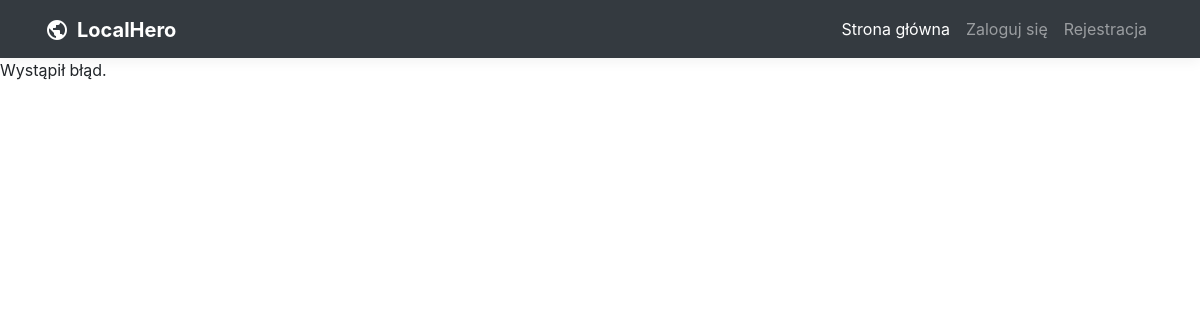
Page /index.php?page=view_user&user_id=11 on the earlier database version.
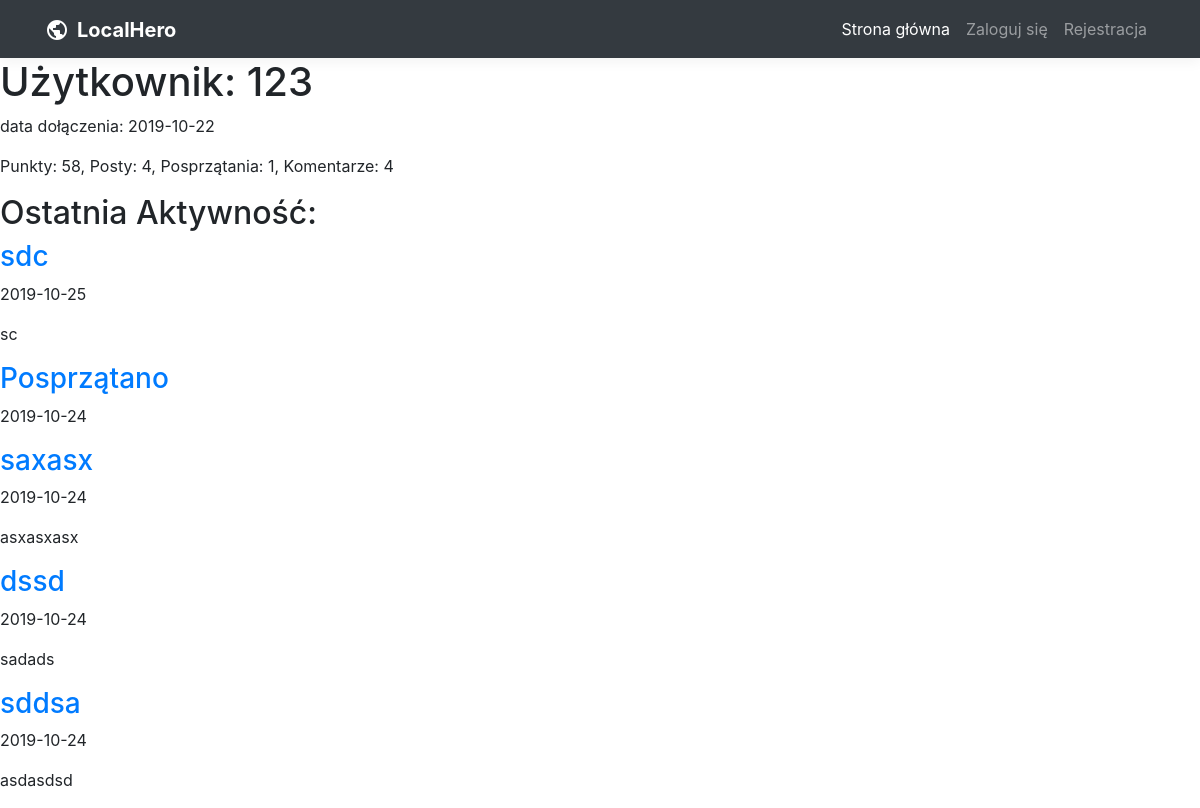
Same page on the later database version.
### tables this page shows
CREATE TABLE IF NOT EXISTS `user` (
  `id` int(11) NOT NULL AUTO_INCREMENT,
  `login` varchar(100) NOT NULL,
  `password` varchar(64) NOT NULL,
  `e_mail` varchar(100) NOT NULL,
  `date` date NOT NULL,
  `moderator` tinyint(1) NOT NULL DEFAULT '0',
  `status` tinyint(1) NOT NULL,
  PRIMARY KEY (`id`)
);

CREATE TABLE IF NOT EXISTS `post` (
  `id` int(11) NOT NULL AUTO_INCREMENT,
  `id_user` int(11) NOT NULL,
  `title` varchar(400) NOT NULL,
  `description` text NOT NULL,
  `date` date NOT NULL,
  `lat` varchar(30) NOT NULL,
  `lng` varchar(30) NOT NULL,
  `status` enum('waiting','approved','removed','') NOT NULL,
  PRIMARY KEY (`id`),
  KEY `id_user` (`id_user`)
);

CREATE TABLE IF NOT EXISTS `cleaned_up` (
  `id` int(11) NOT NULL AUTO_INCREMENT,
  `id_user` int(11) NOT NULL,
  `description` text NOT NULL,
  `date` date NOT NULL,
  `id_post` int(11) NOT NULL,
  `status` enum('waiting','approved','removed','') NOT NULL,
  PRIMARY KEY (`id`),
  KEY `id_user` (`id_user`),
  KEY `id_post` (`id_post`)
);

### classes.php (called while the page is built, shortened)
<?php
include_once('classes/DBConnect.php');
function classesAutoLoader($className)
{
	if(file_exists('classes/'.$className.'.php'))
	{
		return true;
	}
	else
	{
		return false;
	}
}
?>

### classes/Post.php (called while the page is built, shortened)
<?php
class Post extends DBConnect
{
    public function getUserPosts($user_id, &$start_id, &$table)
    {
        try
        {
            $stmt = $this -> connection -> prepare('SELECT * FROM post WHERE id_user = :id_user ORDER BY id DESC LIMIT 0,20');
            $stmt -> bindParam(':id_user',$user_id,PDO::PARAM_INT);
            $stmt ->execute();
            $this -> resultGetUserPost = true;
        }
        catch(PDOException $e)
		{
			$this -> resultGetUserPost = false;
		}
    }
    public function getUserCleanedUp($user_id, &$start_id, &$table)
    {
        try
        {
            $stmt = $this -> connection -> prepare('SELECT * FROM cleaned_up WHERE id_user = :id_user ORDER BY id DESC LIMIT 0,20');
            $stmt -> bindParam(':id_user',$user_id,PDO::PARAM_INT);
            $stmt ->execute();
			while($row = $stmt -> fetch())
			{
				$table[$start_id] = $row;
				$start_id++;
			}
            $this -> resultGetUserCleanedUp = true;
        }
        catch(PDOException $e)
		{
			$this -> resultGetUserCleanedUp = false;
		}
    }
}

### classes/user.php (called while the page is built, shortened)
<?php
class User extends DBConnect
{
    public function getUser($user_id)
    {
        try
        {
            $stmt = $this -> connection -> prepare('SELECT user.*, COUNT(IF(user_reaction.reaction = 1, 1, NULL)) AS likes, COUNT(IF(user_reaction.reaction = 0, 1, NULL)) AS dislikes
            FROM user, user_reaction WHERE user.id = :id_user ');
            $stmt -> bindParam(':id_user',$user_id,PDO::PARAM_INT);
            $stmt ->execute();
            $this -> getUser = $stmt -> fetch();
        }
        catch(PDOException $e)
		{
			$this -> resultGetUser = false;
		}
    }
    public function getReactionInfo($user_id_to)
    {
        try
        {
            $stmt = $this -> connection -> prepare('SELECT user.id,
            (SELECT COUNT(post.id_user) FROM post WHERE post.id_user = user.id AND post.status="approved") AS posts,
            (SELECT COUNT(cleaned_up.id_user) FROM cleaned_up WHERE cleaned_up.id_user = user.id AND cleaned_up.status="approved") AS cleaned_up,
            (SELECT COUNT(comment.id_user) FROM comment WHERE comment.id_user = user.id AND comment.status=1) AS comments,
            ((SELECT COUNT(post.id_user) FROM post WHERE post.id_user = user.id AND post.status="approved") * 10
            + (SELECT COUNT(cleaned_up.id_user) FROM cleaned_up WHERE cleaned_up.id_user = user.id AND cleaned_up.status="approved") * 10
            + (SELECT COUNT(comment.id_user) FROM comment WHERE comment.id_user = user.id AND comment.status=1)*2
            + (SELECT COUNT(IF(post_reaction.reaction = 1, 1, NULL)) FROM post_reaction, post WHERE post.id_user = user.id AND post.id = post_reaction.id_post AND post.status="approved")
            - (SELECT COUNT(IF(post_reaction.reaction = 0, 1, NULL)) FROM post_reaction, post WHERE post.id_user = user.id AND post.id = post_reaction.id_post AND post.status="approved")
            )
            AS points
            FROM user WHERE user.id = :id_to');
            $stmt -> bindParam(':id_to',$user_id_to,PDO::PARAM_INT);
            $stmt ->execute();
			$this -> reactionInfo = $stmt -> fetch();
            $this -> resultGetReactionInfo = true;
        }
        catch(PDOException $e)
		{
			$this -> resultGetReactionInfo = false;
		}
    }
}
?>

### classes/DBConnect.php (called while the page is built, shortened)
<?php
class DBConnect
{
	private $name_user_db = 'root';
	private $password_user_db = '';
	private $host = '127.0.0.1';
	private $db_name = 'localhero';
	private static $connectionGlobal = false;
	public function __construct()
	{
			if(DBConnect::$connectionGlobal === false)
			{
				try
				{
					DBConnect::$connectionGlobal = new PDO('mysql:host='.$this->host.';dbname='.$this->db_name.';charset=utf8',$this->name_user_db,$this->password_user_db);
				}
				catch(PDOException $e)
				{
					DBConnect::$resultConnectionGlobal = false;
				}
			}
			$this->connection = DBConnect::$connectionGlobal;
	}
}
?>

### admin/functions.php (called while the page is built, shortened)
<?php
function array_orderby()
{
    $args = func_get_args();
    $data = array_shift($args);
    foreach ($args as $n => $field) {
        if (is_string($field)) {
            $tmp = array();
            foreach ($data as $key => $row)
                $tmp[$key] = $row[$field];
            $args[$n] = $tmp;
            }
    }
    $args[] = &$data;
    return array_pop($args);
}
?>

### modules/view_user.php (the view, shortened to what the changed rows need)
<?php
$error = 1;
if((isset($_REQUEST['user_id']) && is_numeric($_REQUEST['user_id']))
or $signed_in)
{
    if(isset($_REQUEST['user_id']))
    {
        $here_user_id = $_REQUEST['user_id'];
    }
    else
    {
        $here_user_id = $user_id;
    }
    $user = new User();
    $post = new Post();
    if($user -> resultConnection && $post -> resultConnection)
    {
        $user -> getUser($here_user_id);
        if($user -> resultGetUser && $user -> getUser['id'] != NULL &&(($signed_in && $user_mod) or $user -> getUser['status'] == 1))
        {
            $start_id = 0;
            $table = array();
            $post -> getUserPosts($here_user_id, $start_id, $table);
            $post -> getUserCleanedUp($here_user_id, $start_id, $table);
                $user -> getReactionInfo($here_user_id);
            if($post -> resultGetUserCleanedUp && $post -> resultGetUserPost && $user -> resultGetReactionInfo)
            {
                $activity = array_orderby($table, 'date', SORT_DESC);
                $error = -1;
            }
        }
    }
}
switch($error)
{
    case 1:
        echo '<p>Wystąpił błąd.</p>';
        break;
    case -1:
        echo '<h1>Użytkownik: '.$user -> getUser['login'].'</h1>
        <p>data dołączenia: '.$user -> getUser['date'].'</p>
        <p>Punkty: '.$user -> reactionInfo['points'].', Posty: '.$user -> reactionInfo['posts'].', Posprzątania: '.$user -> reactionInfo['cleaned_up'].', Komentarze: '.$user -> reactionInfo['comments'].'</p>';
            echo '
            <h2>Ostatnia Aktywność:</h2>';
            if(isset($activity[0]['id']) && $activity[0]['id'] != NULL)
            {
                foreach($activity as $row)
                {
                    if($row['status'] == 'approved' or ($signed_in && ($user -> getUser['id'] == $user_id or $user_mod)))
                    {
                        echo '<div>
                        <a href="index.php?page=view_post&post_id=';
                        if(isset($row['title']) && $row['title'] != NULL)
                        {
                            echo $row['id'].'">
                            <h3>'.$row['title'].'</h3>';
                        }
                        else
                        {
                            echo $row['id_post'].'">
                            <h3>Posprzątano</h3>';
                        }
                        echo '</a>';
                        echo '<p>'.$row['date'].'</p>
                        <p>'.$row['description'].'</p>';
                        echo '</div>';
                    }
                }
            }
            else
            {
                echo '<p>Brak aktywności.</p>';
            }
        break;
}
?>

Differences in the rows shown:
now on this page (row edited): user: login "123", date "2019-10-22"
added post: title "sdc", date "2019-10-25", description "sc"
added cleaned_up: date "2019-10-24"
added post: title "saxasx", date "2019-10-24", description "asxasxasx"
added post: title "dssd", date "2019-10-24", description "sadads"
added post: title "sddsa", date "2019-10-24", description "asdasdsd"
Other differences:
$user -> reactionInfo['points']: (not shown) → "58"
$user -> reactionInfo['posts']: (not shown) → "4"
$user -> reactionInfo['cleaned_up']: (not shown) → "1"
$user -> reactionInfo['comments']: (not shown) → "4"
text no longer shown: "Wystąpił błąd."
text now shown: "Użytkownik: data dołączenia: Punkty: , Posty: , Posprzątania: , Komentarze: Ostatnia Aktywność:"
